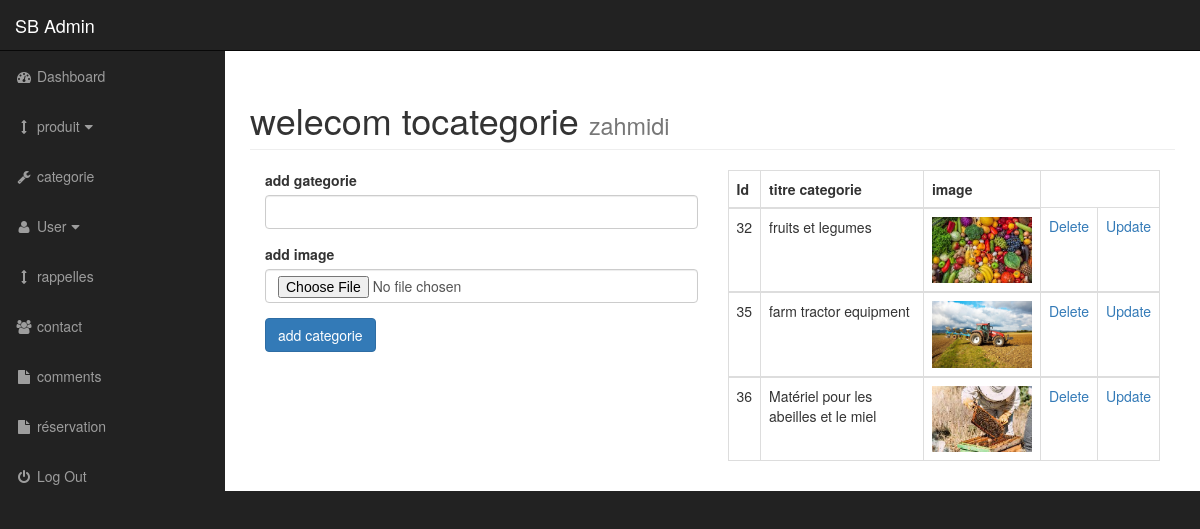
The page /admin/categorie.php (signed in) on the database its author committed.
### tables this page shows
CREATE TABLE `categorie` (
  `cat_id` int(3) NOT NULL,
  `cat_titre` varchar(255) NOT NULL,
  `cat_image` text NOT NULL
);

### admin/categorie.php (the view, shortened to what this page needs)
<?php include "includes/admin_header.php" ?>
<?php include "includes/admin_navigation.php" ?>
<div id="page-wrapper">
    <div class="container-fluid">
        <div class="row">
            <div class="col-lg-12">
                <h1 class="page-header">
                    welecom tocategorie
                    <small><?php echo $_SESSION["user_nome"] ?></small>
                </h1>
                <div class="col-lg-6">
                    <form action="" method="post" enctype="multipart/form-data">
                        <div class="form-group">
                            <label for="">add gategorie </label>
                            <input class="form-control" name="cat_name" type="text">
                        </div>
                        <div class="form-group">
                            <label for="">add image </label>
                            <input class="form-control" name="cat_image" type="file">
                        </div>
                        <div class="form-group">
                            <input class="btn btn-primary" type="submit" name="submit" value="add categorie">
                        </div>
                    </form>
                </div>
                <div class="col-lg-6">
                    <table class="table table-bordered table-hover">
                        <thead>
                            <tr>
                                <th>Id</th>
                                <th> titre categorie</th>
                                <th> image</th>
                            </tr>
                        </thead>
                        <tbody>
                            <?php
                            $query = "SELECT * FROM categorie ";
                            $select_all = mysqli_query($conn, $query);
                            while ($row = mysqli_fetch_assoc($select_all)) {
                                $cat_id = $row['cat_id'];
                                $cat_titre = $row['cat_titre'];
                                $cat_image = $row['cat_image'];
                            ?>
                                <tr>
                                    <td> <?php echo $cat_id ?></td>
                                    <td> <?php echo $cat_titre ?></td>
                                    <td> <img style="width: 100px;" src="../image_db/categotie_img/<?php echo $cat_image ?>" alt="image"></td>
                                    <?php echo " <td> <a href='categorie.php?delete={$cat_id}'>Delete</a></td>" ?>
                                    <?php echo " <td> <a href='categorie.php?update={$cat_id}'>Update</a></td>" ?>
                                </tr>
                        </tbody>
                    <?php  } ?>
                    </table>
                </div>
            </div>
        </div>
    </div>
</div>
<?php include "includes/admin_footer.php" ?>

### admin/css/sb-admin.css (style rules this page uses)
body { margin-top: 100px; background-color: #222; }
@media (min-width:768px) { body { margin-top: 50px; } }
#page-wrapper { width: 100%; padding: 0; background-color: #fff; }
@media (min-width:768px) { #page-wrapper { padding: 10px; } }

### rows shown on the page
categorie: cat_id "32", cat_titre "fruits et legumes", cat_image (picture)
categorie: cat_id "35", cat_titre "farm tractor equipment", cat_image (picture)
categorie: cat_id "36", cat_titre "Matériel pour les abeilles et le miel", cat_image (picture)

### other values the page prints
$_SESSION["user_nome"] "zahmidi"
